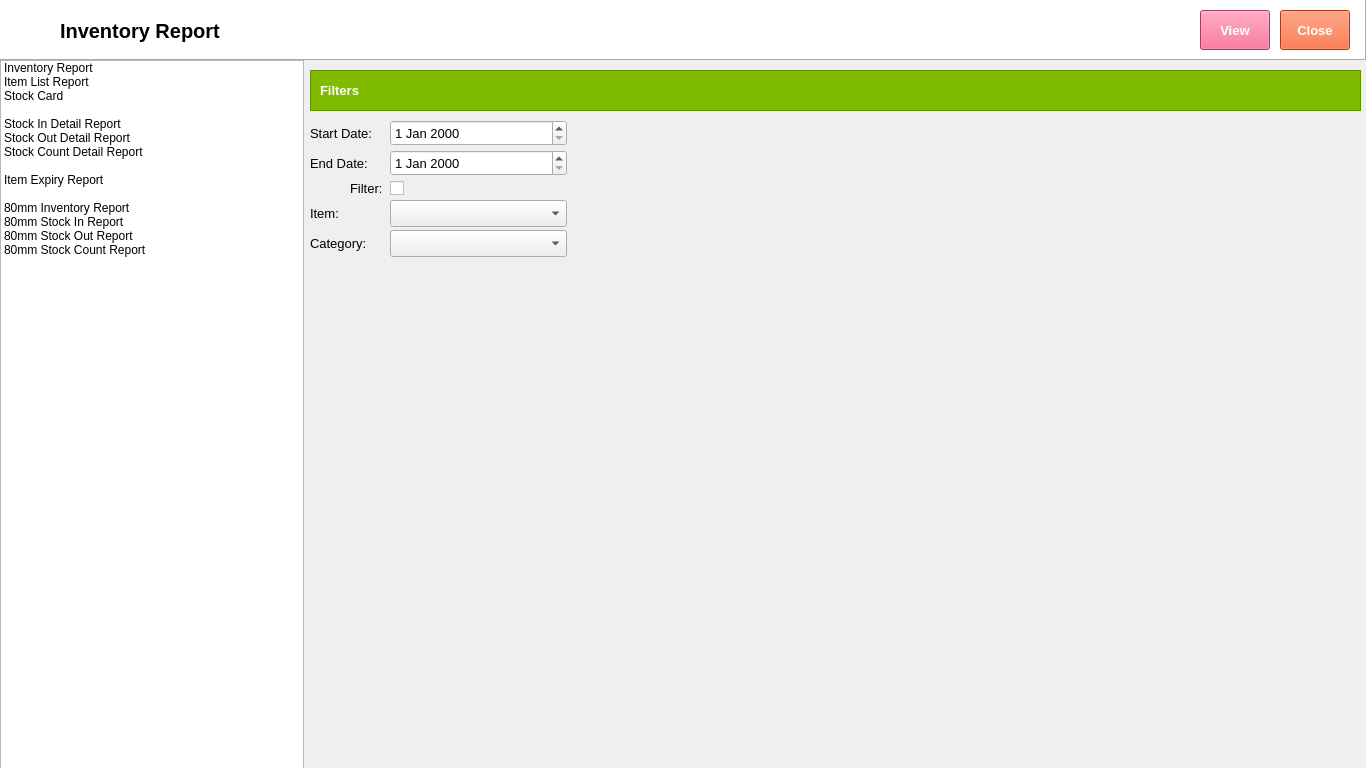
<?xml version="1.0" encoding="UTF-8"?>
<ui version="4.0">
 <class>Form</class>
 <widget class="QWidget" name="Form">
  <property name="geometry">
   <rect>
    <x>0</x>
    <y>0</y>
    <width>1366</width>
    <height>768</height>
   </rect>
  </property>
  <property name="windowTitle">
   <string>Form</string>
  </property>
  <widget class="QListWidget" name="listWidgetSalesReport">
   <property name="geometry">
    <rect>
     <x>0</x>
     <y>60</y>
     <width>304</width>
     <height>768</height>
    </rect>
   </property>
   <item>
    <property name="text">
     <string>Inventory Report</string>
    </property>
   </item>
   <item>
    <property name="text">
     <string>Item List Report</string>
    </property>
   </item>
   <item>
    <property name="text">
     <string>Stock Card</string>
    </property>
   </item>
   <item>
    <property name="text">
     <string/>
    </property>
   </item>
   <item>
    <property name="text">
     <string>Stock In Detail Report</string>
    </property>
   </item>
   <item>
    <property name="text">
     <string>Stock Out Detail Report</string>
    </property>
   </item>
   <item>
    <property name="text">
     <string>Stock Count Detail Report</string>
    </property>
   </item>
   <item>
    <property name="text">
     <string/>
    </property>
   </item>
   <item>
    <property name="text">
     <string>Item Expiry Report</string>
    </property>
   </item>
   <item>
    <property name="text">
     <string/>
    </property>
   </item>
   <item>
    <property name="text">
     <string>80mm Inventory Report</string>
    </property>
   </item>
   <item>
    <property name="text">
     <string>80mm Stock In Report</string>
    </property>
   </item>
   <item>
    <property name="text">
     <string>80mm Stock Out Report</string>
    </property>
   </item>
   <item>
    <property name="text">
     <string>80mm Stock Count Report</string>
    </property>
   </item>
  </widget>
  <widget class="QFrame" name="frame">
   <property name="geometry">
    <rect>
     <x>0</x>
     <y>0</y>
     <width>1366</width>
     <height>60</height>
    </rect>
   </property>
   <property name="autoFillBackground">
    <bool>false</bool>
   </property>
   <property name="styleSheet">
    <string notr="true">background-color: rgb(255, 255, 255);</string>
   </property>
   <property name="frameShape">
    <enum>QFrame::Panel</enum>
   </property>
   <property name="frameShadow">
    <enum>QFrame::Raised</enum>
   </property>
   <widget class="QLabel" name="label">
    <property name="geometry">
     <rect>
      <x>10</x>
      <y>10</y>
      <width>38</width>
      <height>32</height>
     </rect>
    </property>
    <property name="text">
     <string/>
    </property>
    <property name="pixmap">
     <pixmap>../../Documents/GitHub/python-pos/img/Reports.png</pixmap>
    </property>
    <property name="scaledContents">
     <bool>true</bool>
    </property>
   </widget>
   <widget class="QLabel" name="label_2">
    <property name="geometry">
     <rect>
      <x>60</x>
      <y>10</y>
      <width>171</width>
      <height>41</height>
     </rect>
    </property>
    <property name="font">
     <font>
      <family>Segoe UI</family>
      <pointsize>15</pointsize>
      <weight>75</weight>
      <bold>true</bold>
     </font>
    </property>
    <property name="text">
     <string>Inventory Report</string>
    </property>
    <property name="textFormat">
     <enum>Qt::PlainText</enum>
    </property>
   </widget>
   <widget class="QPushButton" name="pushButtonView">
    <property name="geometry">
     <rect>
      <x>1200</x>
      <y>10</y>
      <width>70</width>
      <height>40</height>
     </rect>
    </property>
    <property name="font">
     <font>
      <family>Segoe UI</family>
      <pointsize>10</pointsize>
      <weight>75</weight>
      <bold>true</bold>
     </font>
    </property>
    <property name="autoFillBackground">
     <bool>false</bool>
    </property>
    <property name="styleSheet">
     <string notr="true">background-color: rgb(240, 80, 128);
color: rgb(255, 255, 255);</string>
    </property>
    <property name="text">
     <string>View</string>
    </property>
   </widget>
   <widget class="QPushButton" name="pushButtonClose">
    <property name="geometry">
     <rect>
      <x>1280</x>
      <y>10</y>
      <width>70</width>
      <height>40</height>
     </rect>
    </property>
    <property name="font">
     <font>
      <family>Segoe UI</family>
      <pointsize>10</pointsize>
      <weight>75</weight>
      <bold>true</bold>
     </font>
    </property>
    <property name="styleSheet">
     <string notr="true">background-color: rgb(243, 79, 28);
color: rgb(255, 255, 255);</string>
    </property>
    <property name="text">
     <string>Close</string>
    </property>
    <property name="flat">
     <bool>false</bool>
    </property>
   </widget>
  </widget>
  <widget class="QFrame" name="frame_2">
   <property name="geometry">
    <rect>
     <x>310</x>
     <y>70</y>
     <width>1051</width>
     <height>41</height>
    </rect>
   </property>
   <property name="styleSheet">
    <string notr="true">background-color: rgb(127, 188, 0);</string>
   </property>
   <property name="frameShape">
    <enum>QFrame::StyledPanel</enum>
   </property>
   <property name="frameShadow">
    <enum>QFrame::Raised</enum>
   </property>
   <widget class="QLabel" name="label_3">
    <property name="geometry">
     <rect>
      <x>10</x>
      <y>10</y>
      <width>47</width>
      <height>21</height>
     </rect>
    </property>
    <property name="font">
     <font>
      <family>Segoe UI</family>
      <pointsize>10</pointsize>
      <weight>75</weight>
      <bold>true</bold>
     </font>
    </property>
    <property name="styleSheet">
     <string notr="true">color: rgb(255, 255, 255);</string>
    </property>
    <property name="text">
     <string>Filters</string>
    </property>
   </widget>
  </widget>
  <widget class="QDateEdit" name="dateEditStartDate">
   <property name="geometry">
    <rect>
     <x>390</x>
     <y>120</y>
     <width>177</width>
     <height>26</height>
    </rect>
   </property>
   <property name="font">
    <font>
     <family>Segoe UI</family>
     <pointsize>10</pointsize>
    </font>
   </property>
  </widget>
  <widget class="QDateEdit" name="dateEditEndDate">
   <property name="geometry">
    <rect>
     <x>390</x>
     <y>150</y>
     <width>177</width>
     <height>26</height>
    </rect>
   </property>
   <property name="font">
    <font>
     <family>Segoe UI</family>
     <pointsize>10</pointsize>
    </font>
   </property>
  </widget>
  <widget class="QComboBox" name="comboBoxCategory">
   <property name="geometry">
    <rect>
     <x>390</x>
     <y>230</y>
     <width>177</width>
     <height>27</height>
    </rect>
   </property>
  </widget>
  <widget class="QComboBox" name="comboBoxItem">
   <property name="geometry">
    <rect>
     <x>390</x>
     <y>200</y>
     <width>177</width>
     <height>27</height>
    </rect>
   </property>
  </widget>
  <widget class="QLabel" name="label_4">
   <property name="geometry">
    <rect>
     <x>310</x>
     <y>120</y>
     <width>61</width>
     <height>26</height>
    </rect>
   </property>
   <property name="font">
    <font>
     <family>Segoe UI</family>
     <pointsize>10</pointsize>
    </font>
   </property>
   <property name="layoutDirection">
    <enum>Qt::RightToLeft</enum>
   </property>
   <property name="text">
    <string>Start Date:</string>
   </property>
  </widget>
  <widget class="QLabel" name="label_5">
   <property name="geometry">
    <rect>
     <x>310</x>
     <y>150</y>
     <width>61</width>
     <height>26</height>
    </rect>
   </property>
   <property name="font">
    <font>
     <family>Segoe UI</family>
     <pointsize>10</pointsize>
    </font>
   </property>
   <property name="layoutDirection">
    <enum>Qt::RightToLeft</enum>
   </property>
   <property name="text">
    <string>End Date:</string>
   </property>
  </widget>
  <widget class="QLabel" name="label_12">
   <property name="geometry">
    <rect>
     <x>310</x>
     <y>230</y>
     <width>81</width>
     <height>26</height>
    </rect>
   </property>
   <property name="font">
    <font>
     <family>Segoe UI</family>
     <pointsize>10</pointsize>
    </font>
   </property>
   <property name="layoutDirection">
    <enum>Qt::RightToLeft</enum>
   </property>
   <property name="text">
    <string>Category:</string>
   </property>
  </widget>
  <widget class="QLabel" name="label_13">
   <property name="geometry">
    <rect>
     <x>310</x>
     <y>200</y>
     <width>81</width>
     <height>26</height>
    </rect>
   </property>
   <property name="font">
    <font>
     <family>Segoe UI</family>
     <pointsize>10</pointsize>
    </font>
   </property>
   <property name="layoutDirection">
    <enum>Qt::RightToLeft</enum>
   </property>
   <property name="text">
    <string>Item:</string>
   </property>
  </widget>
  <widget class="QCheckBox" name="checkBoxFilter">
   <property name="geometry">
    <rect>
     <x>390</x>
     <y>180</y>
     <width>70</width>
     <height>17</height>
    </rect>
   </property>
   <property name="text">
    <string/>
   </property>
  </widget>
  <widget class="QLabel" name="label_6">
   <property name="geometry">
    <rect>
     <x>350</x>
     <y>180</y>
     <width>31</width>
     <height>16</height>
    </rect>
   </property>
   <property name="font">
    <font>
     <family>Segoe UI</family>
     <pointsize>10</pointsize>
    </font>
   </property>
   <property name="text">
    <string>Filter:</string>
   </property>
  </widget>
 </widget>
 <resources/>
 <connections/>
</ui>
